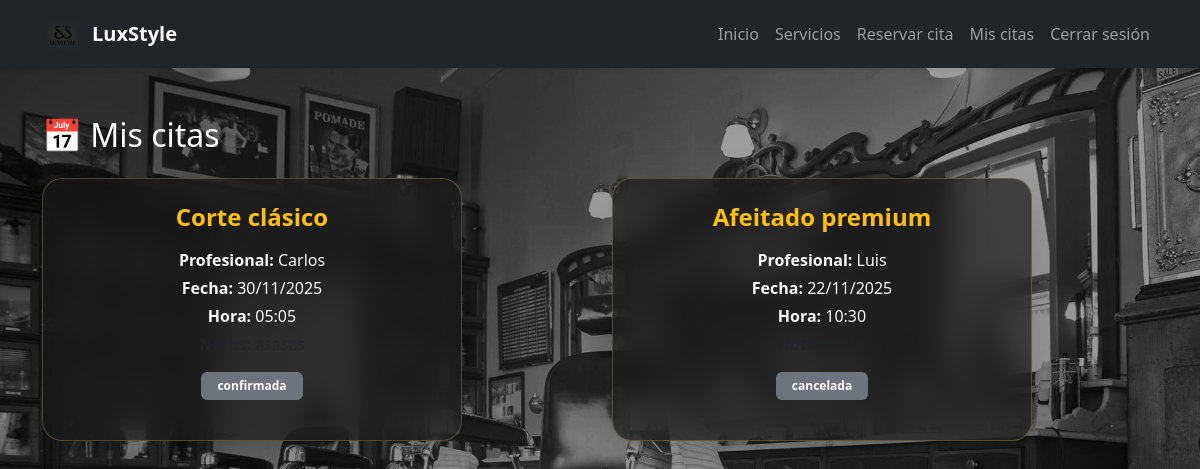
/mis-citas (signed in), run on the app's committed database.
### app.py (models this page shows)
class Appointment(db.Model):
    __tablename__ = "appointments"
    id = db.Column(db.Integer, primary_key=True)
    appointment_datetime = db.Column(db.DateTime, nullable=False)
    status = db.Column(db.String(20), default="pendiente")
    notes = db.Column(db.String(255))
    client_id = db.Column(db.Integer, db.ForeignKey("clients.id"), nullable=False)
    service_id = db.Column(db.Integer, db.ForeignKey("services.id"), nullable=False)
    barber_id = db.Column(db.Integer, db.ForeignKey("barbers.id"), nullable=False)
    client = db.relationship("Client", back_populates="appointments")
    service = db.relationship("Service", back_populates="appointments")
    barber = db.relationship("Barber", back_populates="appointments")

class Service(db.Model):
    __tablename__ = "services"
    id = db.Column(db.Integer, primary_key=True)
    name = db.Column(db.String(120), nullable=False)
    description = db.Column(db.String(255))
    duration_minutes = db.Column(db.Integer, nullable=False)
    price = db.Column(db.Float, nullable=False)
    is_active = db.Column(db.Boolean, default=True)
    appointments = db.relationship("Appointment", back_populates="service")

class Barber(db.Model):
    __tablename__ = "barbers"
    id = db.Column(db.Integer, primary_key=True)
    name = db.Column(db.String(120), nullable=False)
    specialty = db.Column(db.String(120))
    is_active = db.Column(db.Boolean, default=True)
    appointments = db.relationship("Appointment", back_populates="barber")

### app.py (the view)
@app.route("/mis-citas")
def user_appointments():
    if not session.get("user_id"):
        flash("Debes iniciar sesión para ver tus citas.", "warning")
        return redirect(url_for("login"))
    logged_user_id = session["user_id"]
    client = Client.query.filter_by(user_id=logged_user_id).first()
    if not client:
        appointments = []  # No tiene citas aún
    else:
        appointments = Appointment.query.filter_by(client_id=client.id) \
            .order_by(Appointment.appointment_datetime.desc()) \
            .all()
    return render_template("user_appointments.html", appointments=appointments)

### templates/user_appointments.html (shortened to what this page needs)
{% extends "base.html" %}
{% block content %}
<h2 class="mb-4 text-white" data-aos="fade-down">📅 Mis citas</h2>
{% if appointments|length == 0 %}
    <div class="alert alert-info text-center glass-card" data-aos="zoom-in">
        Aún no tienes citas registradas.
    </div>
{% else %}
<div class="row g-4">
    {% for ap in appointments %}
    <div class="col-md-6" data-aos="fade-up">
        <div class="glass-card p-4 shadow-lg" style="border-radius: 20px;">
            <h4 class="mb-3 fw-bold text-warning">
                {{ ap.service.name }}
            </h4>
            <p class="text-light mb-1"><strong>Profesional:</strong> {{ ap.barber.name }}</p>
            <p class="text-light mb-1"><strong>Fecha:</strong> {{ ap.appointment_datetime.strftime("%d/%m/%Y") }}</p>
            <p class="text-light mb-1"><strong>Hora:</strong> {{ ap.appointment_datetime.strftime("%H:%M") }}</p>
            {% if ap.notes %}
                <p class="text-muted"><strong>Notas:</strong> {{ ap.notes }}</p>
            {% endif %}
            <p class="mt-2">
                {% if ap.status == "pendiente" %}
                    <span class="badge bg-warning text-dark px-3 py-2">Pendiente</span>
                {% elif ap.status == "aceptada" %}
                    <span class="badge bg-success px-3 py-2">Aceptada</span>
                {% elif ap.status == "rechazada" %}
                    <span class="badge bg-danger px-3 py-2">Rechazada</span>
                {% else %}
                    <span class="badge bg-secondary px-3 py-2">{{ ap.status }}</span>
                {% endif %}
            </p>
        </div>
    </div>
    {% endfor %}
</div>
{% endif %}
{% endblock %}

### static/css/styles.css (style rules this page uses)
body { font-family: system-ui, -apple-system, "Segoe UI", sans-serif; color: #f2f2f2; background-image: url("../img/fondo.jpg"); background-position: center top; background-repeat: no-repeat; background-size: cover; background-attachment: fixed; background-color: #000; position: relative; }
body::before { content: ""; position: fixed; top: 0; left: 0; width: 100%; height: 100%; background: rgba(0,0,0,0.40); z-index: -2; }
body::after { content: ""; position: fixed; top: 0; left: 0; width: 100%; height: 100%; pointer-events: none; background: linear-gradient( 120deg, transparent 0%, rgba(255,255,255,0.08) 50%, transparent 100% ); animation: shineMove 6s ease-in-out infinite; z-index: -1; }
.glass-card { background: rgba(255, 255, 255, 0.06); padding: 2.8rem 2.5rem; border-radius: 20px; border: 1px solid rgba(255, 255, 255, 0.12); backdrop-filter: blur(15px); width: 100%; max-width: 420px; text-align: center; animation: fadeInUp .8s ease; }
.glass-card { background: rgba(25, 25, 25, 0.70); border-radius: 18px; backdrop-filter: blur(15px); border: 1px solid rgba(210, 180, 80, 0.3); box-shadow: 0 0 25px rgba(0,0,0,0.6); }

### data on the page
Appointment: service.name "Corte clásico", barber.name "Carlos", appointment_datetime "30/11/2025", appointment_datetime "05:05", status "confirmada"
Appointment: service.name "Afeitado premium", barber.name "Luis", appointment_datetime "22/11/2025", appointment_datetime "10:30", status "cancelada"
